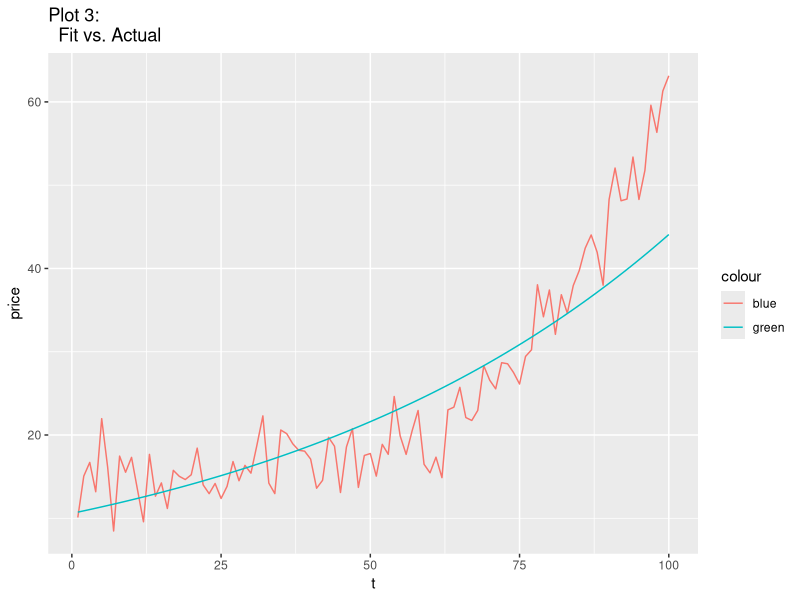
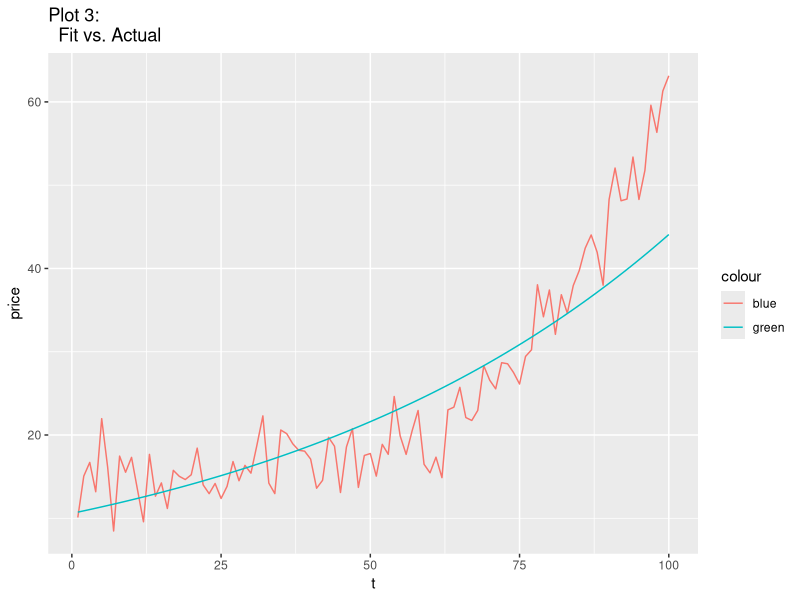

These charts were generated, in order, by the following R code:
require(ggplot2)

#set seed for replicability
set.seed(955)

# t = time, from period 1 to 100
t <- 1:100 

# price is a noisy function of t
price <- exp(0.05*(t))/3 + rnorm(100,sd=3) + 15

# append t and price to a data frame object
data <- as.data.frame(cbind(t,price))

# plot the relationship
my_plot <- ggplot(data, aes(x=t, y=price)) +geom_line(color="blue") +geom_smooth(method="lm", color="purple", fill="pink") + ggtitle("Plot 1:\n  Stock Price vs. Time")
# my_plot

# append a new column, ln(price) to the data frame object
data$ln_price <- log(data$price)

my_plot2 <- ggplot(data, aes(x=t, y=ln_price)) +geom_line(color="blue") + geom_smooth(method="lm", color="purple", fill="pink") + ggtitle("Plot 2:\n  ln(Stock Price) vs. Time")
# my_plot2

fit <- lm(ln_price ~ t, data=data)
data$fitted <- fit$fitted

my_plot3 <- ggplot(data, aes(x=t)) +geom_line(aes(y=price, color="blue")) + geom_line(aes(y=exp(fitted), color="green")) + ggtitle("Plot 3:\n  Fit vs. Actual")
my_plot3

ggsave(file="stock.svg", plot=my_plot3, height=10, width=10)

# calculate cc returns just for fun
# data$cc_returns <- c(diff(log(data$price)),NA)

#plot cc returns, just for fun
# notice that it's hard to fit a line to returns

# my_plot4 <- ggplot(data, aes(x=t, y=cc_returns)) + geom_line(color="purple") + geom_smooth(color="green") + ggtitle("Plot 3:\n CC Returns")
# my_plot4
